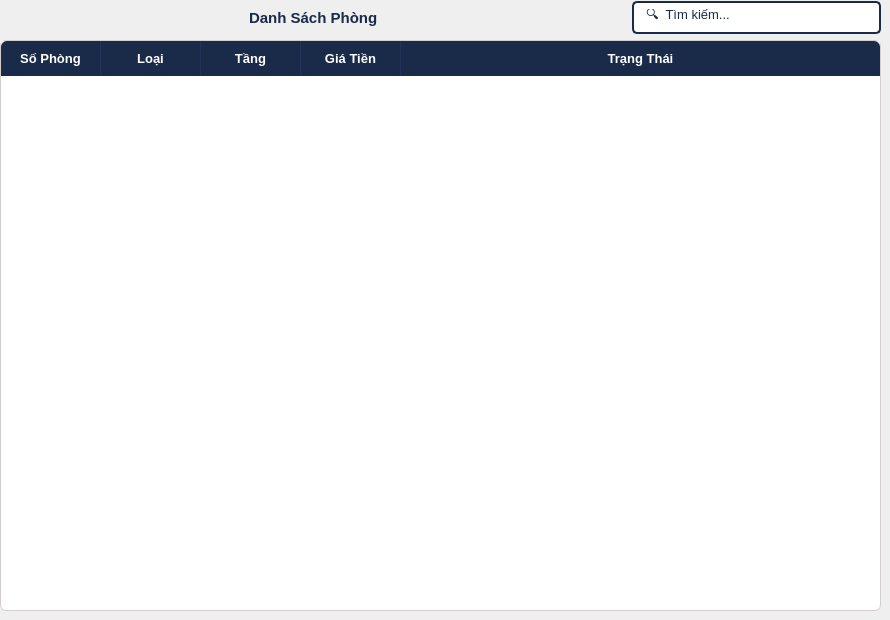
        <widget class="QWidget" name="page_3">
         <widget class="QWidget" name="horizontalLayoutWidget_11">
          <property name="geometry">
           <rect>
            <x>0</x>
            <y>0</y>
            <width>881</width>
            <height>36</height>
           </rect>
          </property>
          <layout class="QHBoxLayout" name="horizontalLayout_18">
           <item>
            <spacer name="horizontalSpacer_8">
             <property name="orientation">
              <enum>Qt::Horizontal</enum>
             </property>
             <property name="sizeHint" stdset="0">
              <size>
               <width>40</width>
               <height>20</height>
              </size>
             </property>
            </spacer>
           </item>
           <item>
            <widget class="QLabel" name="label_12">
             <property name="styleSheet">
              <string notr="true">color: #1A2A4A;
  font-size: 15px;
  font-weight: bold;</string>
             </property>
             <property name="text">
              <string>Danh Sách Phòng</string>
             </property>
            </widget>
           </item>
           <item>
            <spacer name="horizontalSpacer_3">
             <property name="orientation">
              <enum>Qt::Horizontal</enum>
             </property>
             <property name="sizeHint" stdset="0">
              <size>
               <width>40</width>
               <height>20</height>
              </size>
             </property>
            </spacer>
           </item>
           <item>
            <widget class="QLineEdit" name="SearchRoom">
             <property name="styleSheet">
              <string notr="true">QLineEdit {
    background-color: #FFFFFF;
    border: 1.5px solid #1A2B4A;
    border-radius: 5px;
    padding: 6px 10px;
    font-size: 13px;
    color: #1A2B4A;
}

QLineEdit:focus {
    border-color: #C9A84C;
}</string>
             </property>
             <property name="text">
              <string>🔍  Tìm kiếm...</string>
             </property>
            </widget>
           </item>
          </layout>
         </widget>
         <widget class="QTableWidget" name="tableWidget_2">
          <property name="geometry">
           <rect>
            <x>0</x>
            <y>40</y>
            <width>881</width>
            <height>571</height>
           </rect>
          </property>
          <property name="styleSheet">
           <string notr="true">QTableWidget, QTableView {
    background-color: #FFFFFF;
    alternate-background-color: #F0EDE6;
    border: 1px solid #D3CECC;
    border-radius: 6px;
    gridline-color: #E5E0D8;
    selection-background-color: #EAF2FB;
    selection-color: #1A2B4A;
    font-size: 13px;
}

QTableWidget::item, QTableView::item {
    padding: 6px 10px;
    color: #1A2B4A;
}

QTableWidget::item:selected, QTableView::item:selected {
    background-color: #D6E8F7;
    color: #1A2B4A;
}

QHeaderView::section {
    background-color: #1A2B4A;
    color: #FFFFFF;
    font-weight: bold;
    font-size: 13px;
    padding: 8px 10px;
    border: none;
    border-right: 1px solid #223259;
}

QHeaderView::section:first {
    border-top-left-radius: 6px;
}

QHeaderView::section:last {
    border-top-right-radius: 6px;
    border-right: none;
}
</string>
          </property>
          <attribute name="horizontalHeaderStretchLastSection">
           <bool>true</bool>
          </attribute>
          <attribute name="verticalHeaderVisible">
           <bool>false</bool>
          </attribute>
          <column>
           <property name="text">
            <string>Số Phòng</string>
           </property>
          </column>
          <column>
           <property name="text">
            <string>Loại</string>
           </property>
          </column>
          <column>
           <property name="text">
            <string>Tầng</string>
           </property>
          </column>
          <column>
           <property name="text">
            <string>Giá Tiền</string>
           </property>
          </column>
          <column>
           <property name="text">
            <string>Trạng Thái</string>
           </property>
          </column>
         </widget>
        </widget>
